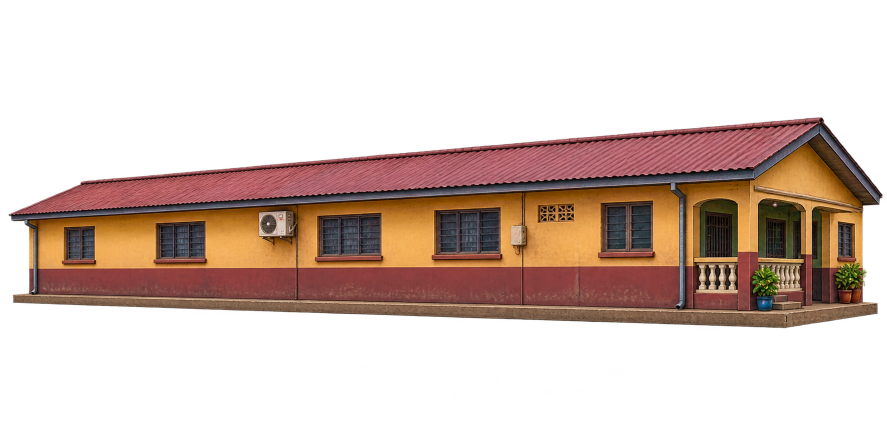
#> input picture assets/buildings/compound_house/compound_house_small_original.png, 1774 x 887 px, found by its file name (shown at 1/2 size)
$ python prepare_modular_textures.py
#> lines starting #> are read from the running program, lines starting #| are printed output that depends on the picture
#!/usr/bin/env python3
"""
Trotro Rush 3D Prototype - Modular Building Texture Pipeline
Extracts clean, perspective-rectified, orthographic textures from approved 2D source artwork.
Each texture corresponds directly to a specific 3D surface:
- Side walls (long rectangular facade)
- Front/end facades (short entrance facade)
- Roof surfaces (corrugated pitch)
- Architectural details
"""

import os
from PIL import Image

def process_compound_house():
    src_path = 'assets/buildings/compound_house/compound_house_small_original.png'
    if not os.path.exists(src_path):
        print(f"Error: {src_path} not found.")
        return

    im = Image.open(src_path)
#> im is the input picture: PIL image 1774x887 RGBA; mean R, G, B, A 50, 32.3, 24.1, 88.7
    print(f"Processing compound house from {src_path} (size: {im.size})...")
#> (printed output is left out)

    # 1. Long Side Wall (Orthographic rectification of wall between eave and foundation plinth)
    # Four corners in source artwork:
    # Top-Left: (58, 436), Bottom-Left: (58, 606)
    # Bottom-Right: (1342, 648), Top-Right: (1342, 368)
    tl_side = (58, 436)
    bl_side = (58, 606)
    br_side = (1342, 648)
    tr_side = (1342, 368)
    quad_side = (tl_side[0], tl_side[1], bl_side[0], bl_side[1], br_side[0], br_side[1], tr_side[0], tr_side[1])

    # 1600x380 (aspect ratio ~ 4.21:1 for 16m x 3.8m 3D wall)
    side_wall = im.transform((1600, 380), Image.QUAD, quad_side, resample=Image.BICUBIC)
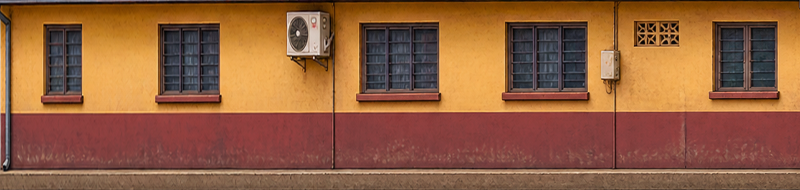
#> side_wall: PIL image 1600x380 RGBA (shown at 1/2 size); mean R, G, B, A 144.2, 93.1, 60.8, 252.7; transparent parts drawn white
    side_path = 'assets/buildings/compound_house/house_side_wall_modular.png'
    side_wall.save(side_path)
    print(f"Saved: {side_path} ({side_wall.size})")
#| Saved: assets/buildings/compound_house/house_side_wall_modular.png ((1600, 380))

    # 2. Front Entrance Facade (Veranda + Bedroom Window Wall)
    # Four corners in source artwork:
    # Top-Left: (1485, 348), Bottom-Left: (1485, 655)
    # Bottom-Right: (1735, 635), Top-Right: (1735, 348)
    tl_front = (1485, 348)
    bl_front = (1485, 655)
    br_front = (1735, 635)
    tr_front = (1735, 348)
    quad_front = (tl_front[0], tl_front[1], bl_front[0], bl_front[1], br_front[0], br_front[1], tr_front[0], tr_front[1])

    # 800x580 (aspect ratio ~ 1.38:1 for 5.0m x 3.6m 3D front wall)
    front_facade = im.transform((800, 580), Image.QUAD, quad_front, resample=Image.BICUBIC)
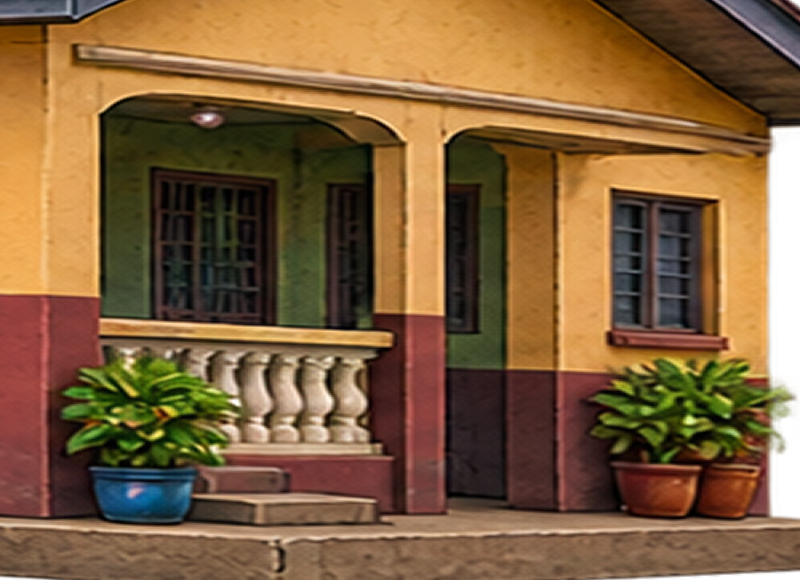
#> front_facade: PIL image 800x580 RGBA; mean R, G, B, A 121.5, 88.9, 52.7, 245.5; transparent parts drawn white
    front_path = 'assets/buildings/compound_house/house_front_facade_modular.png'
    front_facade.save(front_path)
    print(f"Saved: {front_path} ({front_facade.size})")
#| Saved: assets/buildings/compound_house/house_front_facade_modular.png ((800, 580))

    # 3. Triangular Gable Texture (Upper gable stucco with fascia bargeboard)
    # In source: Peak at (1630, 235), Left at (1485, 348), Right at (1735, 348)
    gable_crop = im.crop((1485, 230, 1740, 355))
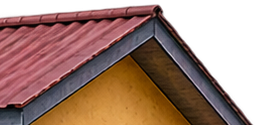
#> gable_crop: PIL image 255x125 RGBA; mean R, G, B, A 95.7, 62.2, 50.7, 185.8; transparent parts drawn white
    gable_path = 'assets/buildings/compound_house/house_gable_modular.png'
    gable_crop.save(gable_path)
    print(f"Saved: {gable_path} ({gable_crop.size})")
#| Saved: assets/buildings/compound_house/house_gable_modular.png ((255, 125))


def process_mosque():
    src_path = 'assets/buildings/mosque/mosque_original.png'
    if not os.path.exists(src_path):
        print(f"Error: {src_path} not found.")
        return

    im = Image.open(src_path)
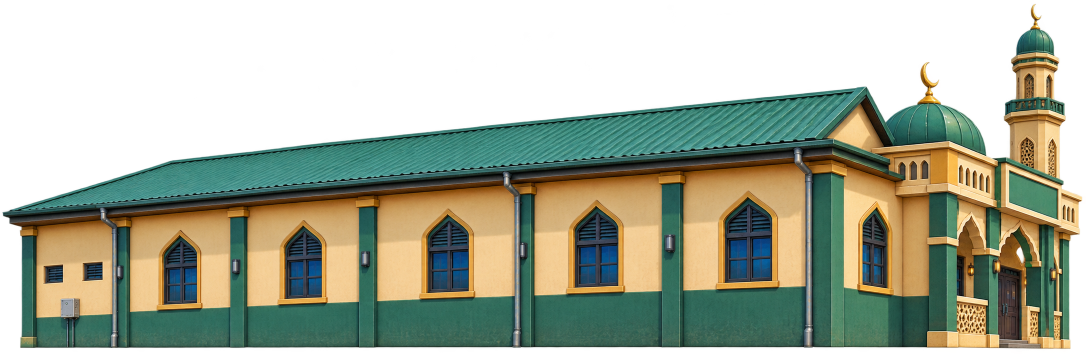
#> input picture assets/buildings/mosque/mosque_original.png, 2172 x 724 px, found by its file name (shown at 1/2 size)
#> im is the input picture: PIL image 2172x724 RGBA; mean R, G, B, A 67.1, 72.9, 54.9, 148.5
    print(f"Processing mosque from {src_path} (size: {im.size})...")
#> (printed output is left out)

    # 1. Long Prayer Hall Side Wall (5 pointed window bays)
    # Top-Left: (70, 436), Bottom-Left: (70, 695)
    # Bottom-Right: (1720, 695), Top-Right: (1720, 330)
    tl_side = (70, 436)
    bl_side = (70, 695)
    br_side = (1720, 695)
    tr_side = (1720, 330)
    quad_side = (tl_side[0], tl_side[1], bl_side[0], bl_side[1], br_side[0], br_side[1], tr_side[0], tr_side[1])

    # 1600x400 (4:1 aspect ratio for 18m x 4.5m prayer hall)
    side_wall = im.transform((1600, 400), Image.QUAD, quad_side, resample=Image.BICUBIC)
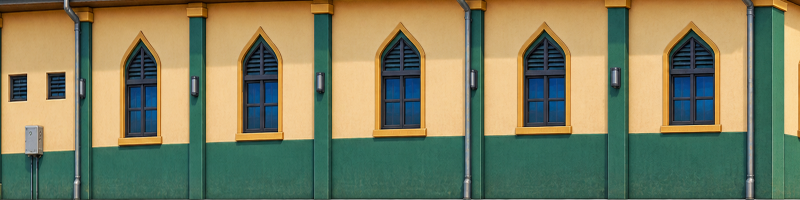
#> side_wall: PIL image 1600x400 RGBA (shown at 1/2 size); mean R, G, B, A 125.4, 126.4, 93.9, 252.4; transparent parts drawn white
    side_path = 'assets/buildings/mosque/mosque_side_wall_modular.png'
    side_wall.save(side_path)
    print(f"Saved: {side_path} ({side_wall.size})")
#| Saved: assets/buildings/mosque/mosque_side_wall_modular.png ((1600, 400))

    # 2. Single Window Bay (For tower base or flexible facade modules)
    # Crop middle bay #3 (width 320, height 400)
    single_bay = side_wall.crop((640, 0, 960, 400))
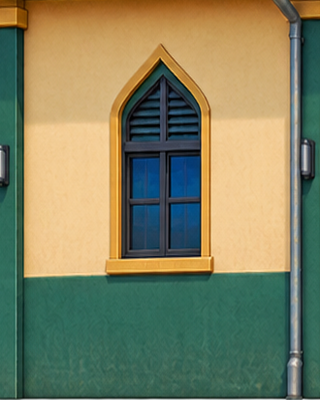
#> single_bay: PIL image 320x400 RGBA; mean R, G, B, A 126.2, 127.4, 95.2, 252.3; transparent parts drawn white
    bay_path = 'assets/buildings/mosque/mosque_wall_bay_single.png'
    single_bay.save(bay_path)
    print(f"Saved: {bay_path} ({single_bay.size})")
#| Saved: assets/buildings/mosque/mosque_wall_bay_single.png ((320, 400))

    # 3. Front Entrance Portal (Grand multi-foil archway, timber doors, and fretwork balustrades)
    # Four corners in source:
    # Top-Left: (1850, 360), Bottom-Left: (1850, 695)
    # Bottom-Right: (2160, 695), Top-Right: (2160, 390)
    tl_front = (1850, 360)
    bl_front = (1850, 695)
    br_front = (2160, 695)
    tr_front = (2160, 390)
    quad_front = (tl_front[0], tl_front[1], bl_front[0], bl_front[1], br_front[0], br_front[1], tr_front[0], tr_front[1])

    # 800x600 (4:3 aspect ratio)
    front_portal = im.transform((800, 600), Image.QUAD, quad_front, resample=Image.BICUBIC)
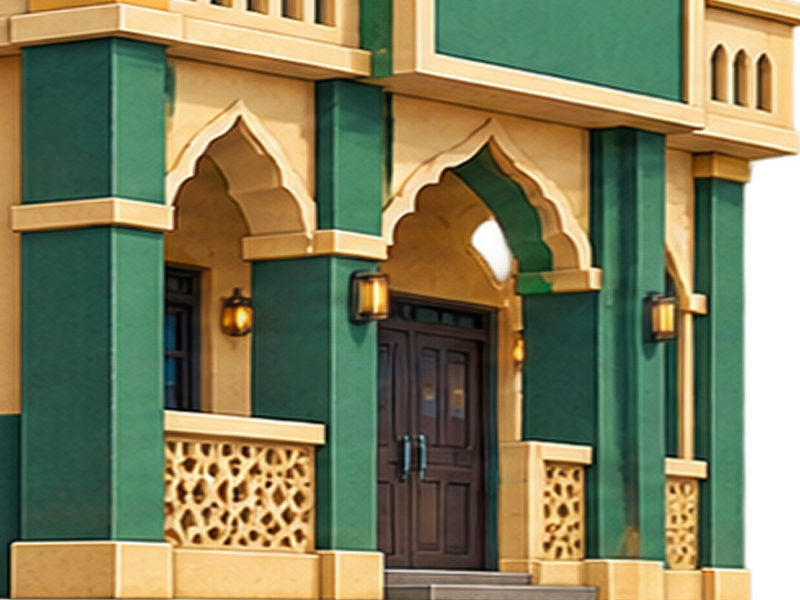
#> front_portal: PIL image 800x600 RGBA; mean R, G, B, A 114.3, 113.3, 77.4, 238.6; transparent parts drawn white
    portal_path = 'assets/buildings/mosque/mosque_front_facade_modular.png'
    front_portal.save(portal_path)
    print(f"Saved: {portal_path} ({front_portal.size})")
#| Saved: assets/buildings/mosque/mosque_front_facade_modular.png ((800, 600))

if __name__ == '__main__':
    process_compound_house()
    process_mosque()
    print("--- Modular Texture Generation Complete ---")
